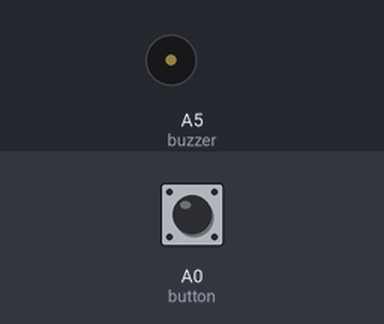
Recording of a sketch running on a simulated Arduino Uno, built with avr-gcc and run on an emulated ATmega328P. Shown: buzzer (waves = sounding, pin HIGH). The inputs (shaded band) are chosen by the test bench; at power-on: A0 (button) LOW.

Above: at 1.2 s.
1.3 s: A0 (button) pulled HIGH for 0.15 s
At 1.7 s:
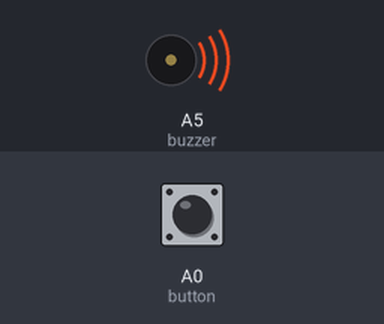
Timing chart, 0 to 4.3 s (numbered marks = the images above; inputs shaded):
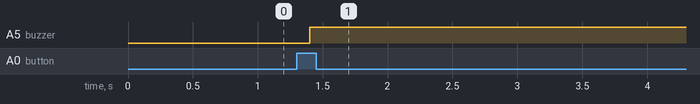

The sketch:

3cb.ino
```cpp
char buzzer=A5;
char button=A0;
void setup(){
  pinMode(button,INPUT);
  pinMode(buzzer,OUTPUT);
}
void loop(){
  if(digitalRead(button)==HIGH){
    for(int i=0; i<=255; i++){
      digitalWrite(buzzer,i);
      delay(100);
    }
  }
}
```

Measured:
- after the input at 1.3 s, A5 (buzzer): LOW → HIGH after 0.10 s
